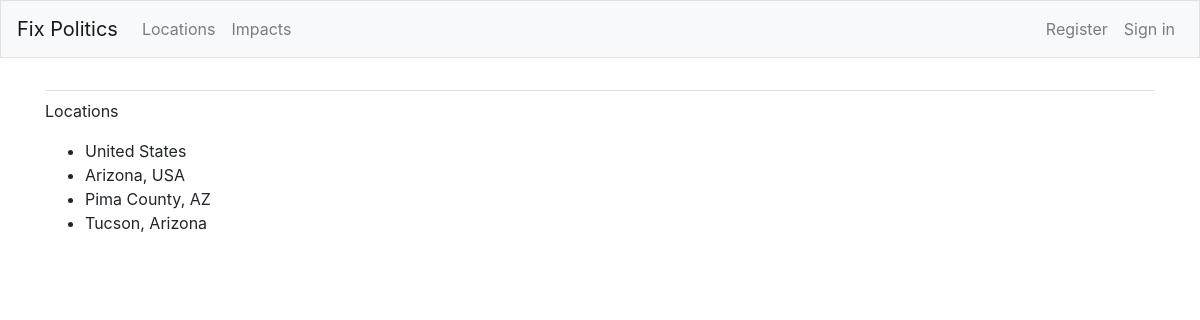
Page /locations/ on the committed database.
### fixpol/models.py (models this page shows)
class Location(models.Model):
    class Meta:
        app_label = 'fixpol'
    desc = models.CharField(max_length=80)
    shortname = models.CharField(max_length=20)
    hierarchy = models.CharField(max_length=200)
    govlevel = models.CharField(max_length=80)
    parent = models.ForeignKey('self', null=True,
            related_name='locations', on_delete=models.PROTECT)
    date_added = models.DateTimeField(auto_now_add=True)
    def __str__(self):
        return self.desc

### fixpol/views.py (the view)
# urls.py: path('locations/', views.locations, name='locations'),
def locations(request):
    locations = Location.objects.order_by('date_added')
    locations = locations.exclude(desc='world')
    context = {'locations': locations}
    return render(request, 'locations.html', context)

### fixpol/templates/locations.html
{% extends "base.html" %}
{% block content %}
<p>Locations</p>
<ul>
{% for location in locations %}
 <li>{{ location }}</li>
 {% empty %}
 <li>No locations have been added yet.</li>
 {% endfor %}
</ul>
{% endblock content %}

### rows in the picture
Location: desc "United States"
Location: desc "Arizona, USA"
Location: desc "Pima County, AZ"
Location: desc "Tucson, Arizona"
